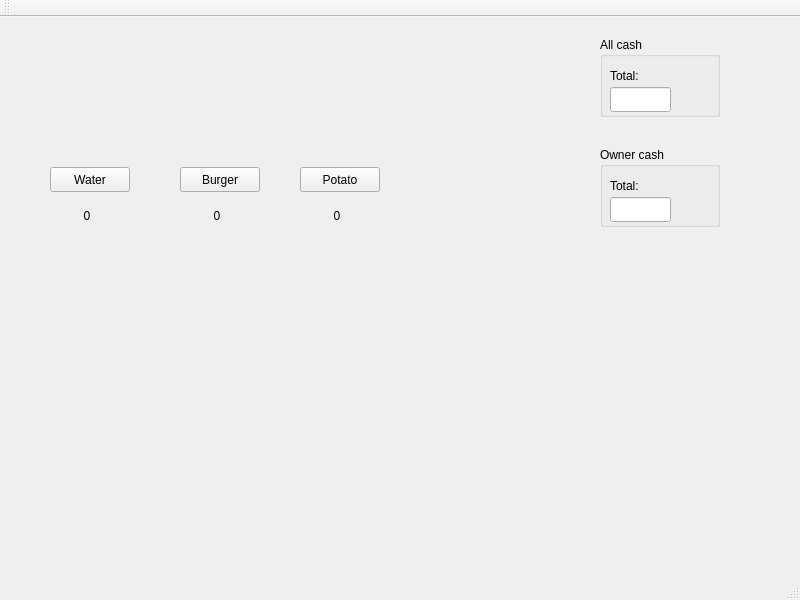
<?xml version="1.0" encoding="UTF-8"?>
<ui version="4.0">
 <class>MainWindow</class>
 <widget class="QMainWindow" name="MainWindow">
  <property name="geometry">
   <rect>
    <x>0</x>
    <y>0</y>
    <width>800</width>
    <height>600</height>
   </rect>
  </property>
  <property name="windowTitle">
   <string>MainWindow</string>
  </property>
  <widget class="QWidget" name="centralWidget">
   <widget class="QPushButton" name="btnWater">
    <property name="geometry">
     <rect>
      <x>50</x>
      <y>150</y>
      <width>80</width>
      <height>25</height>
     </rect>
    </property>
    <property name="text">
     <string>Water</string>
    </property>
   </widget>
   <widget class="QLabel" name="lblWater">
    <property name="geometry">
     <rect>
      <x>60</x>
      <y>190</y>
      <width>54</width>
      <height>17</height>
     </rect>
    </property>
    <property name="text">
     <string>0</string>
    </property>
    <property name="alignment">
     <set>Qt::AlignCenter</set>
    </property>
   </widget>
   <widget class="QPushButton" name="btnBurger">
    <property name="geometry">
     <rect>
      <x>180</x>
      <y>150</y>
      <width>80</width>
      <height>25</height>
     </rect>
    </property>
    <property name="text">
     <string>Burger</string>
    </property>
   </widget>
   <widget class="QLabel" name="lblBurger">
    <property name="geometry">
     <rect>
      <x>190</x>
      <y>190</y>
      <width>54</width>
      <height>17</height>
     </rect>
    </property>
    <property name="text">
     <string>0</string>
    </property>
    <property name="alignment">
     <set>Qt::AlignCenter</set>
    </property>
   </widget>
   <widget class="QPushButton" name="btnPotate">
    <property name="geometry">
     <rect>
      <x>300</x>
      <y>150</y>
      <width>80</width>
      <height>25</height>
     </rect>
    </property>
    <property name="text">
     <string>Potato</string>
    </property>
   </widget>
   <widget class="QLabel" name="lblPotato">
    <property name="geometry">
     <rect>
      <x>310</x>
      <y>190</y>
      <width>54</width>
      <height>17</height>
     </rect>
    </property>
    <property name="text">
     <string>0</string>
    </property>
    <property name="alignment">
     <set>Qt::AlignCenter</set>
    </property>
   </widget>
   <widget class="QGroupBox" name="groupBox">
    <property name="geometry">
     <rect>
      <x>600</x>
      <y>20</y>
      <width>120</width>
      <height>80</height>
     </rect>
    </property>
    <property name="title">
     <string>All cash</string>
    </property>
    <widget class="QLabel" name="label_4">
     <property name="geometry">
      <rect>
       <x>10</x>
       <y>30</y>
       <width>54</width>
       <height>17</height>
      </rect>
     </property>
     <property name="text">
      <string>Total:</string>
     </property>
    </widget>
    <widget class="QLineEdit" name="lineEditAllCash">
     <property name="geometry">
      <rect>
       <x>10</x>
       <y>50</y>
       <width>61</width>
       <height>25</height>
      </rect>
     </property>
    </widget>
   </widget>
   <widget class="QGroupBox" name="groupBox_3">
    <property name="geometry">
     <rect>
      <x>600</x>
      <y>130</y>
      <width>120</width>
      <height>80</height>
     </rect>
    </property>
    <property name="title">
     <string>Owner cash</string>
    </property>
    <widget class="QLabel" name="label_6">
     <property name="geometry">
      <rect>
       <x>10</x>
       <y>30</y>
       <width>54</width>
       <height>17</height>
      </rect>
     </property>
     <property name="text">
      <string>Total:</string>
     </property>
    </widget>
    <widget class="QLineEdit" name="lineEditOwnerCash">
     <property name="geometry">
      <rect>
       <x>10</x>
       <y>50</y>
       <width>61</width>
       <height>25</height>
      </rect>
     </property>
    </widget>
   </widget>
  </widget>
  <widget class="QMenuBar" name="menuBar">
   <property name="geometry">
    <rect>
     <x>0</x>
     <y>0</y>
     <width>800</width>
     <height>22</height>
    </rect>
   </property>
  </widget>
  <widget class="QToolBar" name="mainToolBar">
   <attribute name="toolBarArea">
    <enum>TopToolBarArea</enum>
   </attribute>
   <attribute name="toolBarBreak">
    <bool>false</bool>
   </attribute>
  </widget>
  <widget class="QStatusBar" name="statusBar"/>
 </widget>
 <layoutdefault spacing="6" margin="11"/>
 <resources/>
 <connections/>
</ui>
